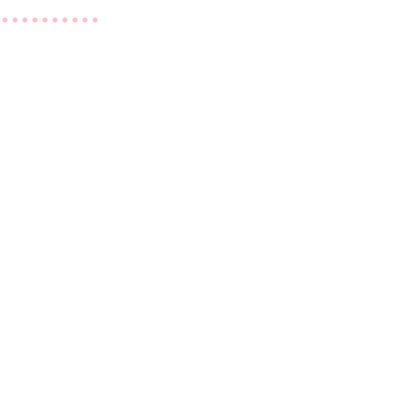
Frame 1 (no input)
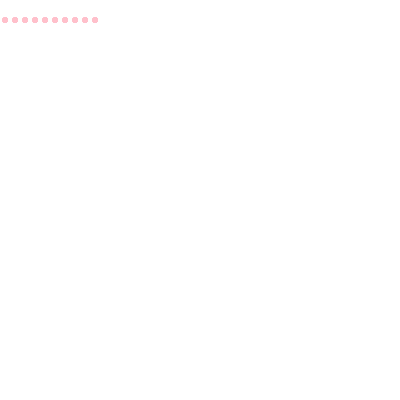
Frame 60 (no input)
Frame 120 (the mouse pressed at the canvas centre since frame 60): identical to frame 60, image omitted

The p5.js sketch that drew these frames (run headless with seeded random() and noise() and a simulated clock; from frame 60 on, the mouse is pressed at the canvas centre):

// p5.js sketch
// ── sketch.js
function setup() {
  createCanvas(400, 400);
}

function draw() {
  noStroke();
  fill('pink');
  for (var x = 5; x < 100; x = x + 10) {
    ellipse(x, 20, 5, 5);
  }
}
